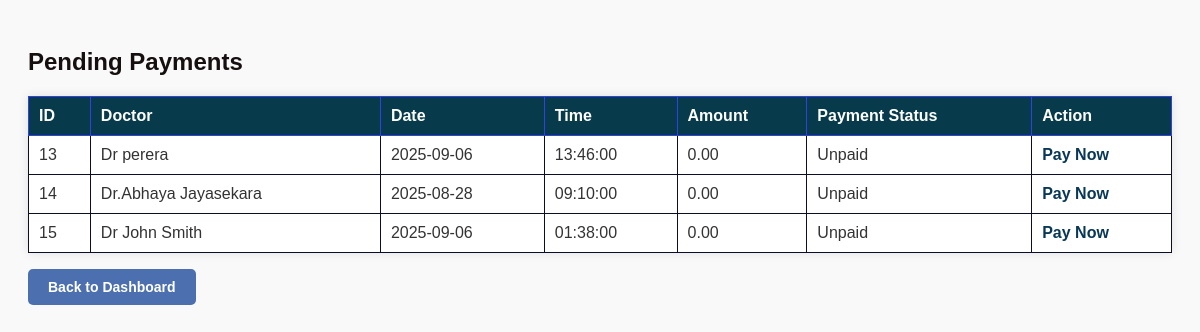
The page /patient/payment_list.php (signed in) on the database its author committed.
### tables this page shows
CREATE TABLE IF NOT EXISTS `appointments` (
  `id` int NOT NULL AUTO_INCREMENT,
  `patient_id` int NOT NULL,
  `doctor_id` int DEFAULT NULL,
  `patient_name` varchar(100) DEFAULT NULL,
  `patient_age` int DEFAULT NULL,
  `appointment_date` date DEFAULT NULL,
  `appointment_time` time DEFAULT NULL,
  `status` enum('pending','confirmed','cancelled','completed') DEFAULT 'pending',
  `created_at` datetime DEFAULT CURRENT_TIMESTAMP,
  PRIMARY KEY (`id`),
  KEY `patient_id` (`patient_id`),
  KEY `doctor_id` (`doctor_id`)
);

CREATE TABLE IF NOT EXISTS `doctors` (
  `id` int NOT NULL AUTO_INCREMENT,
  `user_id` int NOT NULL,
  `full_name` varchar(100) NOT NULL,
  `specialty` varchar(50) DEFAULT NULL,
  `phone` varchar(20) DEFAULT NULL,
  `email` varchar(50) DEFAULT NULL,
  `created_at` datetime DEFAULT CURRENT_TIMESTAMP,
  PRIMARY KEY (`id`),
  KEY `user_id` (`user_id`)
);

### patient/payment_list.php (the view, shortened to what this page needs)
<?php
include("../config/NewConnection.php");
$patient_id = $_SESSION['user_id'];
$sql = "
    SELECT a.id, a.appointment_date, a.appointment_time, d.full_name AS doctor_name,
           COALESCE(p.payment_status, 'unpaid') AS payment_status,
           COALESCE(p.amount, 0.00) AS amount
    FROM appointments a
    JOIN doctors d ON a.doctor_id = d.id
    LEFT JOIN payments p ON a.id = p.appointment_id
    WHERE a.patient_id = ?
      AND COALESCE(p.payment_status, 'unpaid') IN ('unpaid', 'late paid')
    ORDER BY a.id ASC
";
$stmt = $conn->prepare($sql);
$stmt->bind_param("i", $patient_id);
$stmt->execute();
$result = $stmt->get_result();
?>
<!DOCTYPE html>
<html>
<head>
    <link rel="stylesheet" href="payment_list.css">
</head>
<body>
    <h2>Pending Payments</h2>
    <?php if ($result->num_rows > 0): ?>
        <table border="1" cellpadding="10" cellspacing="0">
            <thead>
                <tr>
                    <th>ID</th>
                    <th>Doctor</th>
                    <th>Date</th>
                    <th>Time</th>
                    <th>Amount</th>
                    <th>Payment Status</th>
                    <th>Action</th>
                </tr>
            </thead>
            <tbody>
            <?php while ($row = $result->fetch_assoc()): ?>
                <tr>
                    <td><?= htmlspecialchars($row['id']); ?></td>
                    <td><?= htmlspecialchars($row['doctor_name']); ?></td>
                    <td><?= htmlspecialchars($row['appointment_date']); ?></td>
                    <td><?= htmlspecialchars($row['appointment_time']); ?></td>
                    <td><?= number_format($row['amount'], 2); ?></td>
                    <td><?= htmlspecialchars(ucwords($row['payment_status'])); ?></td>
                    <td><a href="make_payment.php?id=<?= urlencode($row['id']); ?>">Pay Now</a></td>
                </tr>
            <?php endwhile; ?>
            </tbody>
        </table>
    <?php else: ?>
        <p>No pending payments found.</p>
    <?php endif; ?>
    <p>
        <a href="patient_dashboard.php" class="back-btn">Back to Dashboard</a>
    </p>
</body>
</html>

### config/NewConnection.php (shortened to what this page needs)
<!DOCTYPE html>
<html lang="en">
<head>
</head>
<body>
</body>
</html>

### patient/payment_list.css (style rules this page uses)
body { font-family: Arial, sans-serif; padding: 20px; background: #f9f9f9; color: #333; }
h2 { color: #160f0f; margin-bottom: 20px; }
table { border-collapse: collapse; width: 100%; background: white; box-shadow: 0 0 10px rgba(0,0,0,0.1); }
thead th { background-color: #073b4c; color: white; font-weight: bold; padding: 10px; border: 1px solid #3042e2; text-align: left; }
tbody td { padding: 10px; border: 1px solid #0b0e27; text-align: left; }
a { color: #093857; text-decoration: none; font-weight: bold; }
.back-btn { display: inline-block; padding: 10px 20px; background-color: #4c6faf; color: white; text-decoration: none; border-radius: 5px; font-size: 14px; transition: background-color 0.3s ease; }

### rows shown on the page
appointments: id "13", doctor.full_name "Dr perera", appointment_date "2025-09-06", appointment_time "13:46:00", amount "0.00", payment_status "Unpaid"
appointments: id "14", doctor.full_name "Dr.Abhaya Jayasekara", appointment_date "2025-08-28", appointment_time "09:10:00", amount "0.00", payment_status "Unpaid"
appointments: id "15", doctor.full_name "Dr John Smith", appointment_date "2025-09-06", appointment_time "01:38:00", amount "0.00", payment_status "Unpaid"
